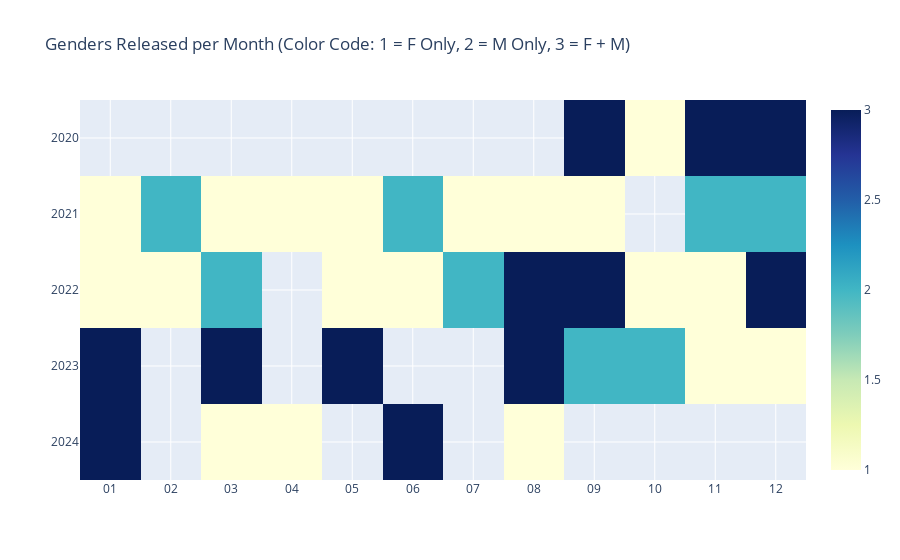

The code cell stored with this chart in its notebook:
### Markdown cell above
To illustrate gaps between new characters, I decided to create a heatmap. The x-axis contains release month (using month number) and the y-axis contains release year.

Each rectangle has a color that indicates the genders released that month: 1 = Female Only, 2 = Male Only, 3 = Female and Male. Boxes with no color (i.e., grey) mean that no new characters were released.

I decided to use this visual because I wanted to highlight how frequently new female characters get released vs males.

I struggled with creating a custom mapping for discrete values. Given more time, I would have improved the color scale to show discrete values rather than continuous.

### Code cell
df_cal = df.copy()
df_cal['release_date'] = pd.to_datetime(df_cal['release_date'])
df_cal['release_month'] = df_cal['release_date'].dt.strftime('%m')

# check if month has both male and female characters released
df_cal['genders_released'] = df_cal.groupby(['release_year', 'release_month'])['gender'].transform(lambda x: 'Male + Female' if set(['Male', 'Female']).issubset(x) else np.nan)

df_cal['genders_released1'] = df_cal.groupby(['release_year', 'release_month'])['gender'].transform(lambda x: 'Male Only' if x.nunique() == 1 and x.iloc[0] == 'Male' else np.nan)
df_cal['genders_released2'] = df_cal.groupby(['release_year', 'release_month'])['gender'].transform(lambda x: 'Female Only' if x.nunique() == 1 and x.iloc[0] == 'Female' else np.nan)

df_cal['genders_released'] = df_cal['genders_released'].fillna(df_cal['genders_released1'])
df_cal['genders_released'] = df_cal['genders_released'].fillna(df_cal['genders_released2'])
df_cal.drop(['genders_released1', 'genders_released2'], axis=1, inplace=True)
df_cal_grouped = df_cal.groupby(['release_year','release_month', 'genders_released']).count().reset_index()
df_cal_grouped = df_cal_grouped[['release_year','release_month', 'genders_released','character_name']].rename(columns={'character_name':'count'})

df_cal_grouped['gender_released_code'] = np.where(df_cal_grouped['genders_released']=='Male + Female', 3, df_cal_grouped['genders_released'] )
df_cal_grouped['gender_released_code'] = np.where(df_cal_grouped['gender_released_code'] =='Male Only', 2,  df_cal_grouped['gender_released_code'] )
df_cal_grouped['gender_released_code'] = np.where(df_cal_grouped['genders_released']=='Female Only', 1, df_cal_grouped['gender_released_code'] )


release_year = list(df_cal_grouped['release_year'])

base = datetime.datetime.today()
release_month = list(df_cal_grouped['release_month'])
z = list(df_cal_grouped['gender_released_code'])

fig = go.Figure(data=go.Heatmap(
        z=z,
        x=release_month,
        y=release_year,
        colorscale='ylgnbu', hoverinfo=['y', 'x', ]))


fig.update_layout(
    title=dict(text='Genders Released per Month (Color Code: 1 = F Only, 2 = M Only, 3 = F + M)'),
    xaxis_nticks=36)

fig.update_layout(hovermode="x")

fig.update_layout(xaxis={'categoryorder': 'category ascending'})
fig.update_layout(yaxis={'categoryorder': 'category descending'})

fig.show()

### Figure 1 — Plotly figure (JSON) as saved in the notebook; plotly's stock layout.template omitted (floating-point values rounded to 4 significant figures)
{"data": [{"colorscale": [[0, "rgb(255,255,217)"], [0.125, "rgb(237,248,177)"], [0.25, "rgb(199,233,180)"], [0.375, "rgb(127,205,187)"], [0.5, "rgb(65,182,196)"], [0.625, "rgb(29,145,192)"], [0.75, "rgb(34,94,168)"], [0.875, "rgb(37,52,148)"], [1, "rgb(8,29,88)"]], "hoverinfo": ["y", "x"], "type": "heatmap", "x": ["09", "10", "11", "12", "01", "02", "03", "04", "05", "06", "07", "08", "09", "11", "12", "01", "02", "03", "05", "06", "07", "08", "09", "10", "11", "12", "01", "03", "05", "08", "09", "10", "11", "12", "01", "03", "04", "06", "08"], "y": ["2020", "2020", "2020", "2020", "2021", "2021", "2021", "2021", "2021", "2021", "2021", "2021", "2021", "2021", "2021", "2022", "2022", "2022", "2022", "2022", "2022", "2022", "2022", "2022", "2022", "2022", "2023", "2023", "2023", "2023", "2023", "2023", "2023", "2023", "2024", "2024", "2024", "2024", "2024"], "z": [3, 1, 3, 3, 1, 2, 1, 1, 1, 2, 1, 1, 1, 2, 2, 1, 1, 2, 1, 1, 2, 3, 3, 1, 1, 3, 3, 3, 3, 3, 2, 2, 1, 1, 3, 1, 1, 3, 1]}], "layout": {"hovermode": "x", "title": {"text": "Genders Released per Month (Color Code: 1 = F Only, 2 = M Only, 3 = F + M)"}, "xaxis": {"categoryorder": "category ascending", "nticks": 36}, "yaxis": {"categoryorder": "category descending"}}}
